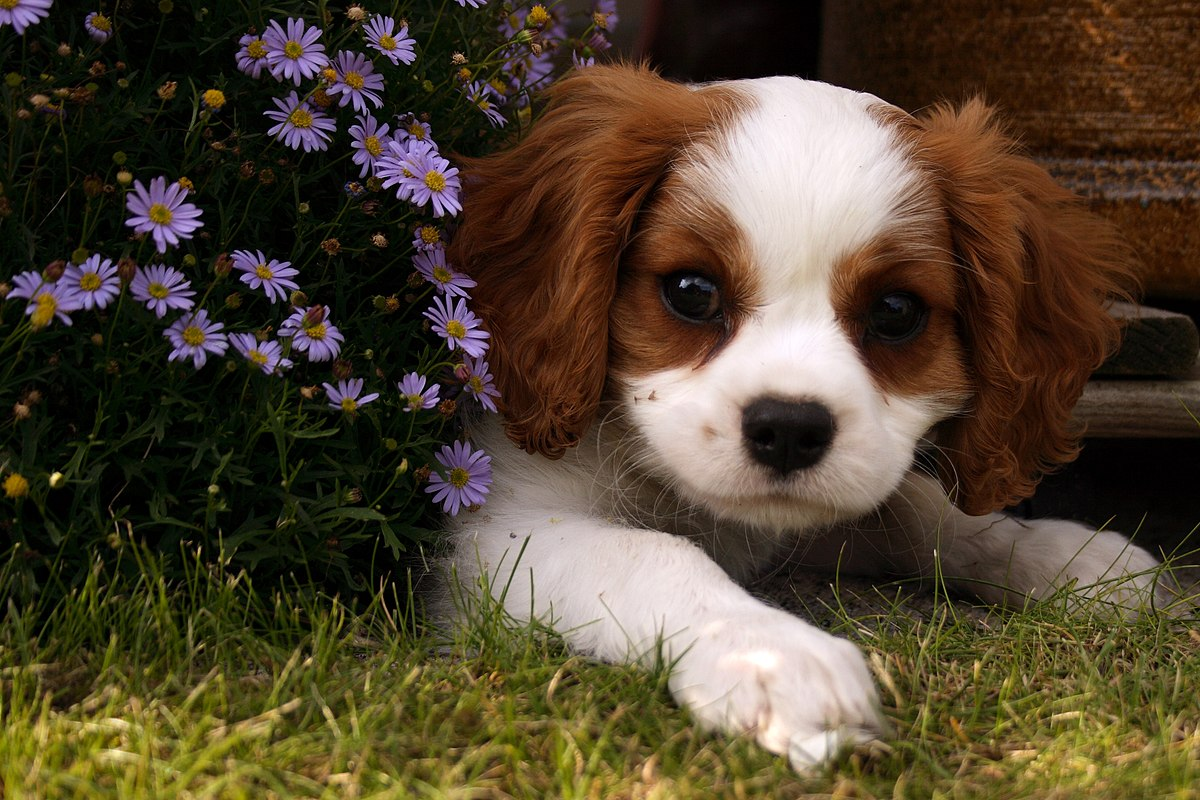
#> input picture basic_operation_opencv/Basic_operations/dog.jpg, 1200 x 800 px
$ python crop.py
#> lines starting #> are read from the running program, lines starting #| are printed output that depends on the picture
# crop qirqish
import os

import cv2


img = cv2.imread(os.path.join('.', 'dog.jpg'))
#> img is the input picture: shape (800, 1200, 3); mean B, G, R 48.1, 67.4, 80.6

print(img.shape)
#| (800, 1200, 3)

cropped_img = img[20:540, 480:1100]# h--w
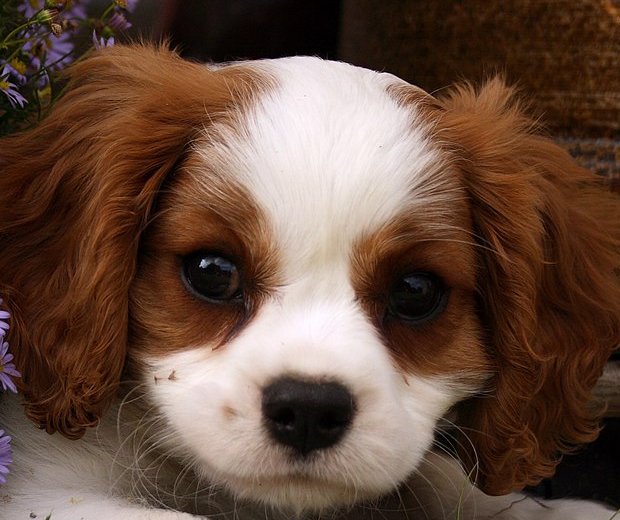
#> cropped_img: shape (520, 620, 3); mean B, G, R 62.6, 76.4, 101.7

cv2.imshow('img', img)
cv2.imshow('cropped_img', cropped_img)
cv2.waitKey(0)
